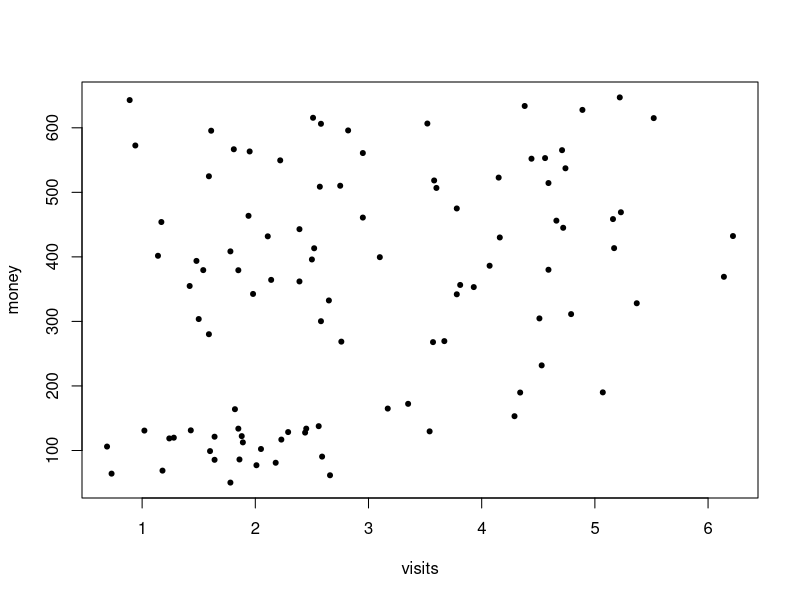
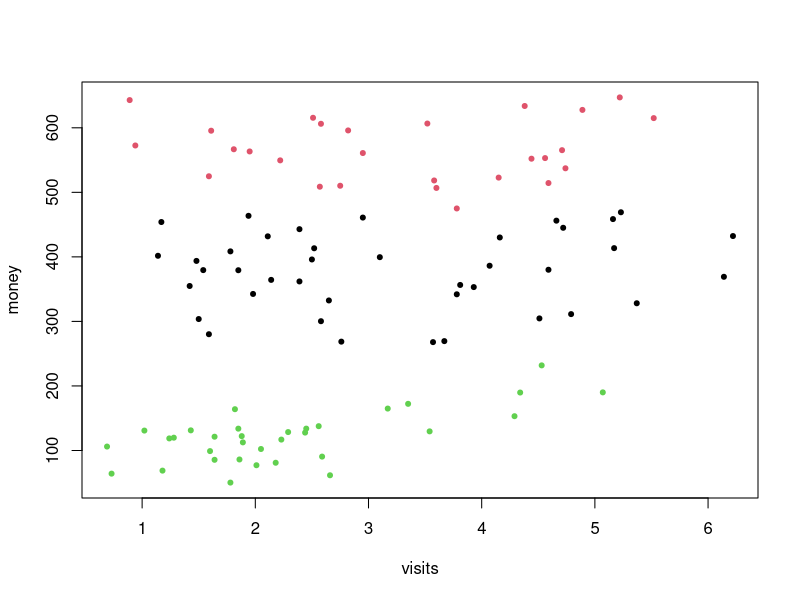
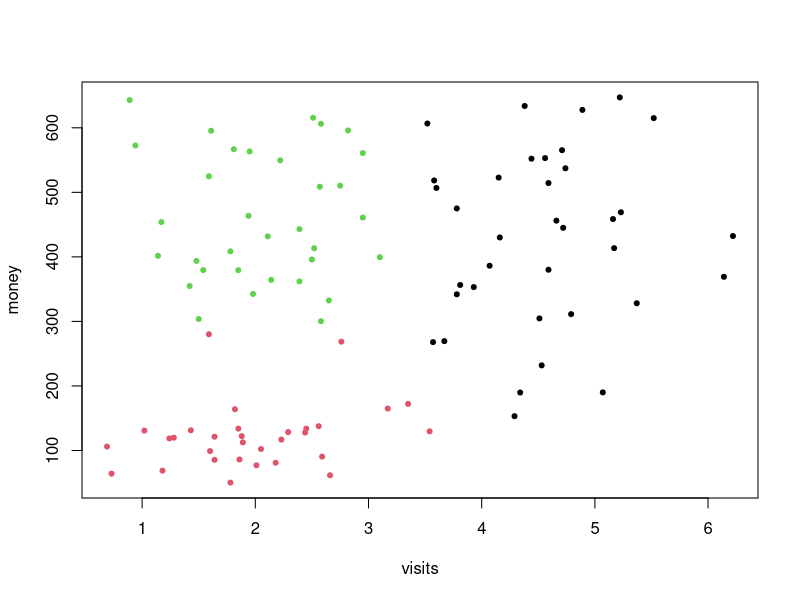
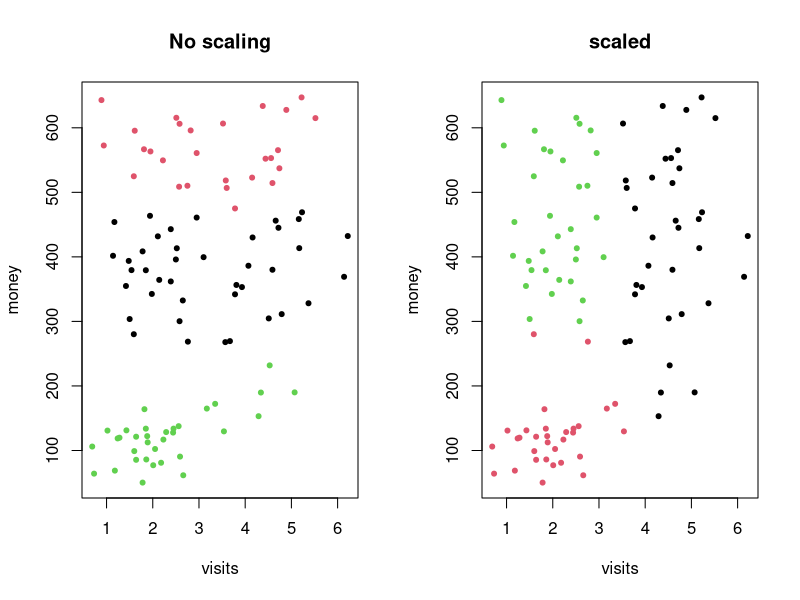
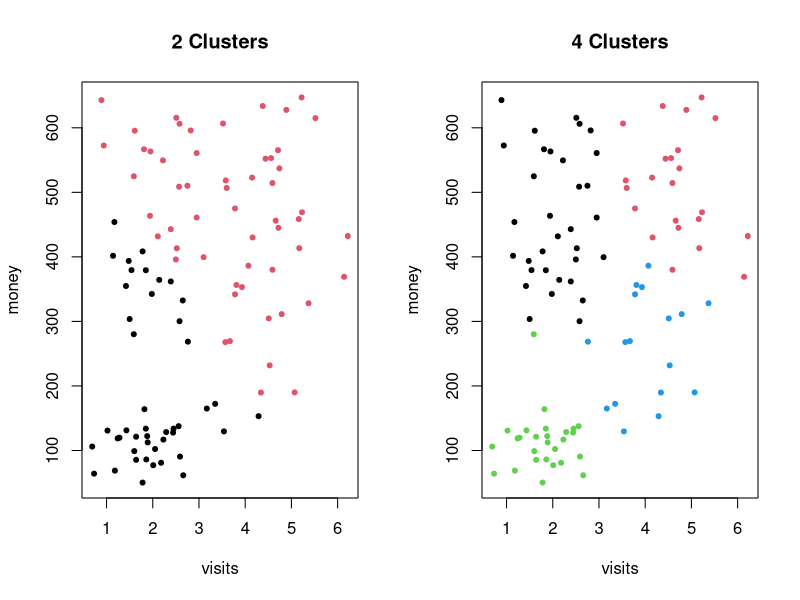
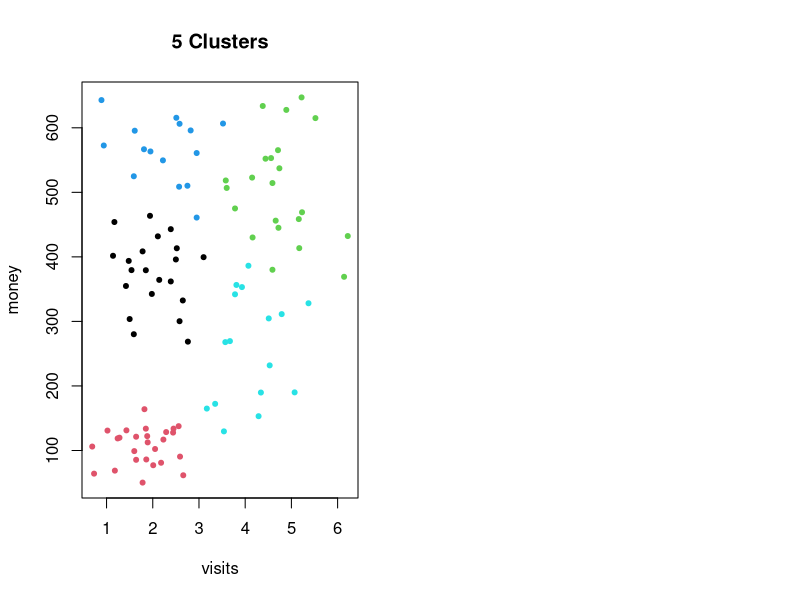
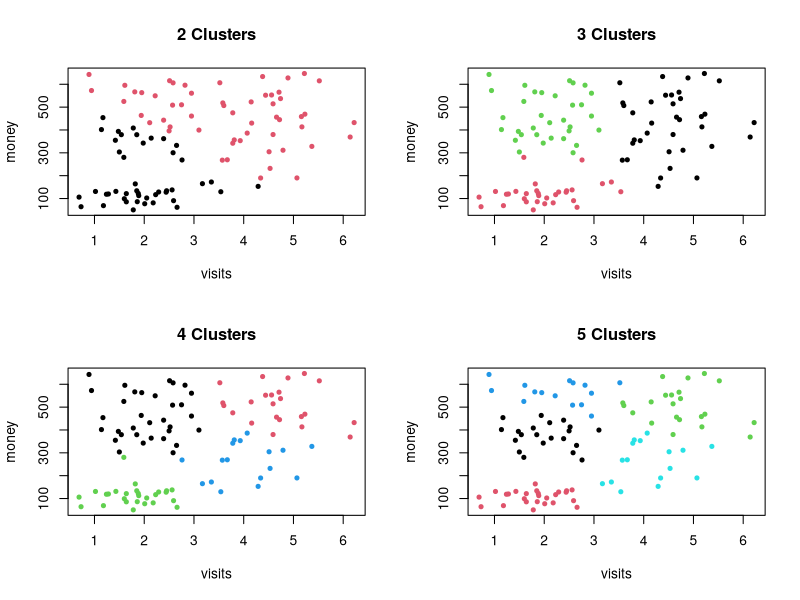
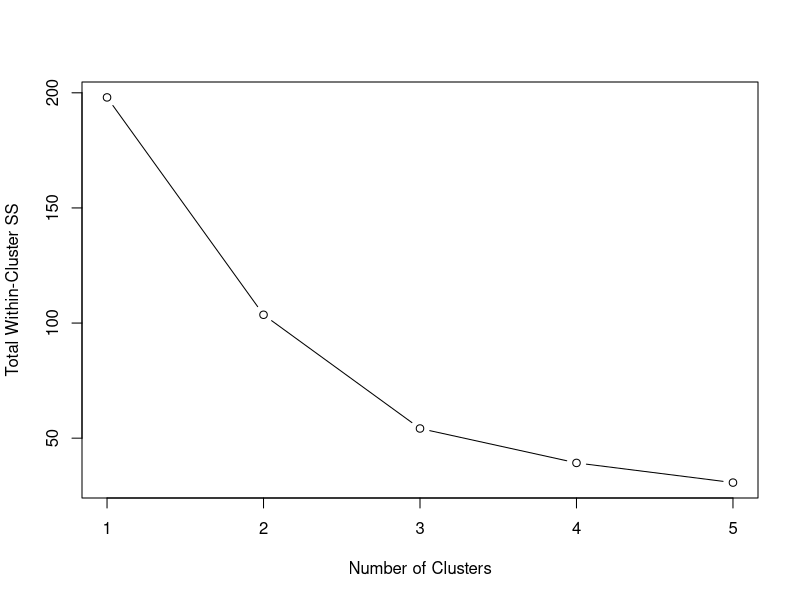

Write R code to recreate these figures, in order.
#Task 1: K-means Clustering and Scaling

mydata = read.csv("ShoppingVisits.csv")

plot(mydata, pch=20)

km.res.ns = kmeans(mydata, 3, nstart=20)
km.res.ns
km.res.ns$cluster
plot(mydata, col=km.res.ns$cluster, pch=20)

mydata.sc = scale(mydata)
mydata.sc

km.res.2 = kmeans(mydata.sc, 3, nstart=20)
km.res.2
plot(mydata, col=km.res.2$cluster, pch=20)


par(mfrow=c(1,2))
plot(mydata, col=km.res.ns$cluster, pch=20, main="No scaling")
plot(mydata, col=km.res.2$cluster, pch=20, main="scaled")


# Task 2: K-means with Different Number of Clusters

mydata.sc = scale(mydata)
mydata.sc

km.res.two = kmeans(mydata.sc, 2, nstart=20)
km.res.two
plot(mydata, col=km.res.two$cluster, pch=20, main="2 Clusters")

km.res.four = kmeans(mydata.sc, 4, nstart=20)
km.res.four
plot(mydata, col=km.res.four$cluster, pch=20, main="4 Clusters")

km.res.five = kmeans(mydata.sc, 5, nstart=20)
km.res.five
plot(mydata, col=km.res.five$cluster, pch=20, main="5 Clusters")


par(mfrow=c(2,2))
plot(mydata, col=km.res.two$cluster, pch=20, main="2 Clusters")
plot(mydata, col=km.res.2$cluster, pch=20, main="3 Clusters")
plot(mydata, col=km.res.four$cluster, pch=20, main="4 Clusters")
plot(mydata, col=km.res.five$cluster, pch=20, main="5 Clusters")


# Task 3: Choosing k

ss1 = km.res.two$totss
ss2 = km.res.two$tot.withinss
ss3 = km.res.2$tot.withinss
ss4 = km.res.four$tot.withinss
ss5 = km.res.five$tot.withinss
ss.vec = c(ss1,ss2,ss3,ss4,ss5)
par(mfrow=c(1,1))
plot(ss.vec, type="b", xlab="Number of Clusters", ylab="Total Within-Cluster SS")


plot(mydata, col=km.res.2$cluster, pch=20, main="3 Clusters")


# Task 4: Hierarchical Clustering and Dendrogram

hc.res.avg = hclust(dist(mydata.sc), method="average")
plot(hc.res.avg, cex=0.5, main="Dendrogram (Average Linkage)")
abline(h=1.8, col="red",lty=2)

cutree(hc.res.avg, k=3)

# Task 5: K-means vs. Hierarchical

par(mfrow=c(1,2))
plot(mydata, col=km.res.2$cluster, pch=20, main="K-means 3 Clusters")
plot(mydata, col=cutree(hc.res.avg, k=3), pch=20, main="Hierarchical 3 Cluster Avg")


# Task 6: Hierarchical Clustering with Different Linkages
par(mfrow=c(1,1))

hc.res.complete = hclust(dist(mydata.sc), method="complete")
plot(hc.res.complete, cex=0.5, main="Dendrogram (Complete Linkage)")

hc.res.single = hclust(dist(mydata.sc), method="single")
plot(hc.res.single, cex=0.5, main="Dendrogram (Single Linkage)")

hc.res.centroid = hclust(dist(mydata.sc), method="centroid")
plot(hc.res.centroid, cex=0.5, main="Dendrogram (Centroid Linkage)")


par(mfrow=c(2,2))
plot(mydata, col=cutree(hc.res.avg, k=3), pch=20, main="Hierarchical 3 Cluster Avg")
plot(mydata, col=cutree(hc.res.complete, k=3), pch=20, main="Hierarchical 3 Cluster Complete")
plot(mydata, col=cutree(hc.res.single, k=3), pch=20, main="Hierarchical 3 Cluster Single")
plot(mydata, col=cutree(hc.res.centroid, k=3), pch=20, main="Hierarchical 3 Cluster Centroid")


